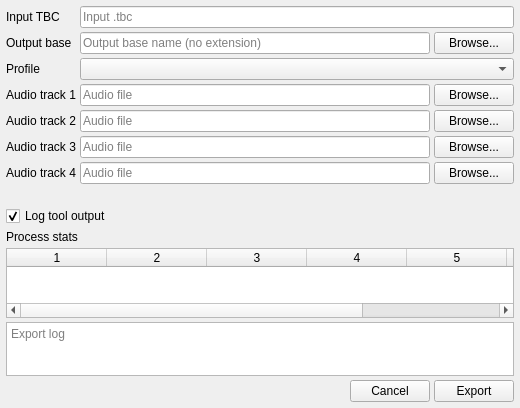
<?xml version="1.0" encoding="UTF-8"?>
<ui version="4.0">
 <class>ExportDialog</class>
 <widget class="QWidget" name="ExportDialog">
  <property name="geometry">
   <rect>
    <x>0</x>
    <y>0</y>
    <width>520</width>
    <height>340</height>
   </rect>
  </property>
  <layout class="QVBoxLayout" name="mainLayout">
   <property name="spacing">
    <number>4</number>
   </property>
   <property name="sizeConstraint">
    <enum>QLayout::SetDefaultConstraint</enum>
   </property>
   <property name="leftMargin">
    <number>6</number>
   </property>
   <property name="topMargin">
    <number>6</number>
   </property>
   <property name="rightMargin">
    <number>6</number>
   </property>
   <property name="bottomMargin">
    <number>6</number>
   </property>
   <item>
    <layout class="QFormLayout" name="formLayout">
     <property name="horizontalSpacing">
      <number>4</number>
     </property>
     <property name="verticalSpacing">
      <number>4</number>
     </property>
     <property name="fieldGrowthPolicy">
      <enum>QFormLayout::AllNonFixedFieldsGrow</enum>
     </property>
     <item row="0" column="0">
      <widget class="QLabel" name="inputLabel">
       <property name="text">
        <string>Input TBC</string>
       </property>
      </widget>
     </item>
     <item row="0" column="1">
      <widget class="QLineEdit" name="inputLineEdit">
       <property name="minimumSize">
        <size>
         <width>320</width>
         <height>0</height>
        </size>
       </property>
       <property name="placeholderText">
        <string>Input .tbc</string>
       </property>
      </widget>
     </item>
     <item row="1" column="0">
      <widget class="QLabel" name="outputLabel">
       <property name="text">
        <string>Output base</string>
       </property>
      </widget>
     </item>
     <item row="1" column="1">
      <layout class="QHBoxLayout" name="outputLayout">
       <item>
        <widget class="QLineEdit" name="outputLineEdit">
         <property name="minimumSize">
          <size>
           <width>320</width>
           <height>0</height>
          </size>
         </property>
         <property name="placeholderText">
          <string>Output base name (no extension)</string>
         </property>
        </widget>
       </item>
       <item>
        <widget class="QPushButton" name="outputBrowseButton">
         <property name="text">
          <string>Browse...</string>
         </property>
        </widget>
       </item>
      </layout>
     </item>
     <item row="2" column="0">
      <widget class="QLabel" name="profileLabel">
       <property name="text">
        <string>Profile</string>
       </property>
      </widget>
     </item>
     <item row="2" column="1">
      <widget class="QComboBox" name="profileComboBox">
       <property name="minimumSize">
        <size>
         <width>320</width>
         <height>0</height>
        </size>
       </property>
      </widget>
     </item>
     <item row="3" column="0">
      <widget class="QLabel" name="audio1Label">
       <property name="text">
        <string>Audio track 1</string>
       </property>
      </widget>
     </item>
     <item row="3" column="1">
      <layout class="QHBoxLayout" name="audio1Layout">
       <item>
        <widget class="QLineEdit" name="audio1LineEdit">
         <property name="minimumSize">
          <size>
           <width>320</width>
           <height>0</height>
          </size>
         </property>
         <property name="placeholderText">
          <string>Audio file</string>
         </property>
        </widget>
       </item>
       <item>
        <widget class="QPushButton" name="audio1BrowseButton">
         <property name="text">
          <string>Browse...</string>
         </property>
        </widget>
       </item>
      </layout>
     </item>
     <item row="4" column="0">
      <widget class="QLabel" name="audio2Label">
       <property name="text">
        <string>Audio track 2</string>
       </property>
      </widget>
     </item>
     <item row="4" column="1">
      <layout class="QHBoxLayout" name="audio2Layout">
       <item>
        <widget class="QLineEdit" name="audio2LineEdit">
         <property name="minimumSize">
          <size>
           <width>320</width>
           <height>0</height>
          </size>
         </property>
         <property name="placeholderText">
          <string>Audio file</string>
         </property>
        </widget>
       </item>
       <item>
        <widget class="QPushButton" name="audio2BrowseButton">
         <property name="text">
          <string>Browse...</string>
         </property>
        </widget>
       </item>
      </layout>
     </item>
     <item row="5" column="0">
      <widget class="QLabel" name="audio3Label">
       <property name="text">
        <string>Audio track 3</string>
       </property>
      </widget>
     </item>
     <item row="5" column="1">
      <layout class="QHBoxLayout" name="audio3Layout">
       <item>
        <widget class="QLineEdit" name="audio3LineEdit">
         <property name="minimumSize">
          <size>
           <width>320</width>
           <height>0</height>
          </size>
         </property>
         <property name="placeholderText">
          <string>Audio file</string>
         </property>
        </widget>
       </item>
       <item>
        <widget class="QPushButton" name="audio3BrowseButton">
         <property name="text">
          <string>Browse...</string>
         </property>
        </widget>
       </item>
      </layout>
     </item>
     <item row="6" column="0">
      <widget class="QLabel" name="audio4Label">
       <property name="text">
        <string>Audio track 4</string>
       </property>
      </widget>
     </item>
     <item row="6" column="1">
      <layout class="QHBoxLayout" name="audio4Layout">
       <item>
        <widget class="QLineEdit" name="audio4LineEdit">
         <property name="minimumSize">
          <size>
           <width>320</width>
           <height>0</height>
          </size>
         </property>
         <property name="placeholderText">
          <string>Audio file</string>
         </property>
        </widget>
       </item>
       <item>
        <widget class="QPushButton" name="audio4BrowseButton">
         <property name="text">
          <string>Browse...</string>
         </property>
        </widget>
       </item>
      </layout>
     </item>
    </layout>
   </item>
   <item>
    <widget class="QLabel" name="statusLabel">
     <property name="sizePolicy">
      <sizepolicy hsizetype="Preferred" vsizetype="Fixed">
       <horstretch>0</horstretch>
       <verstretch>0</verstretch>
      </sizepolicy>
     </property>
     <property name="text">
      <string/>
     </property>
     <property name="wordWrap">
      <bool>true</bool>
     </property>
    </widget>
   </item>
   <item>
    <widget class="QCheckBox" name="logProcessOutputCheckBox">
     <property name="text">
      <string>Log tool output</string>
     </property>
     <property name="checked">
      <bool>true</bool>
     </property>
    </widget>
   </item>
  <item>
   <widget class="QLabel" name="processStatsLabel">
    <property name="text">
     <string>Process stats</string>
    </property>
   </widget>
  </item>
  <item>
   <widget class="QTableWidget" name="processStatsTable">
    <property name="rowCount">
     <number>0</number>
    </property>
    <property name="columnCount">
     <number>7</number>
    </property>
   </widget>
  </item>
   <item>
    <widget class="QPlainTextEdit" name="logTextEdit">
     <property name="minimumSize">
      <size>
       <width>0</width>
      <height>54</height>
      </size>
     </property>
     <property name="readOnly">
      <bool>true</bool>
     </property>
     <property name="placeholderText">
      <string>Export log</string>
     </property>
    </widget>
   </item>
   <item>
    <layout class="QHBoxLayout" name="actionLayout">
     <item>
      <spacer name="actionSpacer">
       <property name="orientation">
        <enum>Qt::Horizontal</enum>
       </property>
       <property name="sizeHint" stdset="0">
        <size>
         <width>40</width>
         <height>20</height>
        </size>
       </property>
      </spacer>
     </item>
    <item>
     <widget class="QPushButton" name="cancelButton">
      <property name="text">
       <string>Cancel</string>
      </property>
     </widget>
    </item>
     <item>
      <widget class="QPushButton" name="exportButton">
       <property name="text">
        <string>Export</string>
       </property>
      </widget>
     </item>
    </layout>
   </item>
  </layout>
 </widget>
 <resources>
  <include location="ld-analyse-resources.qrc"/>
 </resources>
 <connections/>
</ui>
